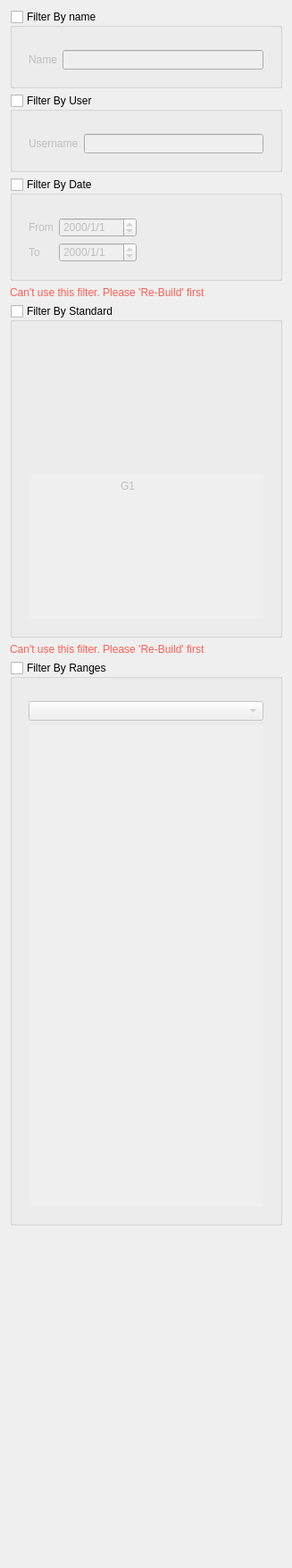
                <widget class="QWidget" name="filters_scrollAreaWidgetContents">
                 <property name="geometry">
                  <rect>
                   <x>0</x>
                   <y>0</y>
                   <width>327</width>
                   <height>1758</height>
                  </rect>
                 </property>
                 <property name="styleSheet">
                  <string notr="true">#filters_scrollAreaWidgetContents{
	background-color: #ffffff;
}</string>
                 </property>
                 <layout class="QVBoxLayout" name="verticalLayout_15">
                  <item>
                   <widget class="QGroupBox" name="reportpage_filtername_groupbox">
                    <property name="maximumSize">
                     <size>
                      <width>16777215</width>
                      <height>16777215</height>
                     </size>
                    </property>
                    <property name="title">
                     <string>Filter By name</string>
                    </property>
                    <property name="checkable">
                     <bool>true</bool>
                    </property>
                    <property name="checked">
                     <bool>false</bool>
                    </property>
                    <layout class="QVBoxLayout" name="verticalLayout_18">
                     <item>
                      <spacer name="verticalSpacer_22">
                       <property name="orientation">
                        <enum>Qt::Vertical</enum>
                       </property>
                       <property name="sizeType">
                        <enum>QSizePolicy::Maximum</enum>
                       </property>
                       <property name="sizeHint" stdset="0">
                        <size>
                         <width>20</width>
                         <height>15</height>
                        </size>
                       </property>
                      </spacer>
                     </item>
                     <item>
                      <widget class="QFrame" name="reportpage_filtername_frame">
                       <property name="maximumSize">
                        <size>
                         <width>16777215</width>
                         <height>16777215</height>
                        </size>
                       </property>
                       <layout class="QGridLayout" name="gridLayout_16">
                        <property name="topMargin">
                         <number>1</number>
                        </property>
                        <item row="0" column="0">
                         <widget class="QLabel" name="label_71">
                          <property name="text">
                           <string>Name</string>
                          </property>
                         </widget>
                        </item>
                        <item row="0" column="1">
                         <widget class="QLineEdit" name="reportpage_filtername_input"/>
                        </item>
                       </layout>
                      </widget>
                     </item>
                    </layout>
                   </widget>
                  </item>
                  <item>
                   <widget class="QGroupBox" name="reportpage_filterusername_groupbox">
                    <property name="maximumSize">
                     <size>
                      <width>16777215</width>
                      <height>16777215</height>
                     </size>
                    </property>
                    <property name="title">
                     <string>Filter By User</string>
                    </property>
                    <property name="checkable">
                     <bool>true</bool>
                    </property>
                    <property name="checked">
                     <bool>false</bool>
                    </property>
                    <layout class="QVBoxLayout" name="verticalLayout_36">
                     <item>
                      <spacer name="verticalSpacer_38">
                       <property name="orientation">
                        <enum>Qt::Vertical</enum>
                       </property>
                       <property name="sizeType">
                        <enum>QSizePolicy::Maximum</enum>
                       </property>
                       <property name="sizeHint" stdset="0">
                        <size>
                         <width>20</width>
                         <height>15</height>
                        </size>
                       </property>
                      </spacer>
                     </item>
                     <item>
                      <widget class="QFrame" name="reportpage_filterusername_frame">
                       <property name="maximumSize">
                        <size>
                         <width>16777215</width>
                         <height>16777215</height>
                        </size>
                       </property>
                       <layout class="QGridLayout" name="gridLayout_20">
                        <property name="topMargin">
                         <number>1</number>
                        </property>
                        <item row="0" column="0">
                         <widget class="QLabel" name="label_74">
                          <property name="text">
                           <string>Username</string>
                          </property>
                         </widget>
                        </item>
                        <item row="0" column="1">
                         <widget class="QLineEdit" name="reportpage_filterusername_input"/>
                        </item>
                       </layout>
                      </widget>
                     </item>
                    </layout>
                   </widget>
                  </item>
                  <item>
                   <widget class="QGroupBox" name="reportpage_filterdate_groupbox">
                    <property name="title">
                     <string>Filter By Date</string>
                    </property>
                    <property name="checkable">
                     <bool>true</bool>
                    </property>
                    <property name="checked">
                     <bool>false</bool>
                    </property>
                    <layout class="QVBoxLayout" name="verticalLayout_19">
                     <item>
                      <spacer name="verticalSpacer_25">
                       <property name="orientation">
                        <enum>Qt::Vertical</enum>
                       </property>
                       <property name="sizeType">
                        <enum>QSizePolicy::Maximum</enum>
                       </property>
                       <property name="sizeHint" stdset="0">
                        <size>
                         <width>20</width>
                         <height>15</height>
                        </size>
                       </property>
                      </spacer>
                     </item>
                     <item>
                      <widget class="QFrame" name="reportpage_filterdate_frame">
                       <layout class="QGridLayout" name="gridLayout_15">
                        <property name="topMargin">
                         <number>1</number>
                        </property>
                        <property name="rightMargin">
                         <number>1</number>
                        </property>
                        <item row="1" column="1">
                         <widget class="QDateEdit" name="reportpage_end_date_dateedit">
                          <property name="displayFormat">
                           <string>yyyy/M/d</string>
                          </property>
                         </widget>
                        </item>
                        <item row="1" column="0">
                         <widget class="QLabel" name="label_73">
                          <property name="text">
                           <string>To</string>
                          </property>
                         </widget>
                        </item>
                        <item row="0" column="0">
                         <widget class="QLabel" name="label_72">
                          <property name="text">
                           <string>From</string>
                          </property>
                         </widget>
                        </item>
                        <item row="0" column="1">
                         <widget class="QDateEdit" name="reportpage_start_date_dateedit">
                          <property name="displayFormat">
                           <string>yyyy/M/d</string>
                          </property>
                         </widget>
                        </item>
                        <item row="0" column="2">
                         <spacer name="horizontalSpacer_56">
                          <property name="orientation">
                           <enum>Qt::Horizontal</enum>
                          </property>
                          <property name="sizeHint" stdset="0">
                           <size>
                            <width>40</width>
                            <height>20</height>
                           </size>
                          </property>
                         </spacer>
                        </item>
                       </layout>
                      </widget>
                     </item>
                    </layout>
                   </widget>
                  </item>
                  <item>
                   <widget class="QLabel" name="reportpage_filterstandards_warning_lbl">
                    <property name="styleSheet">
                     <string notr="true">color: rgb(255, 95, 84);</string>
                    </property>
                    <property name="text">
                     <string>Can't use this filter. Please 'Re-Build' first</string>
                    </property>
                    <property name="wordWrap">
                     <bool>true</bool>
                    </property>
                   </widget>
                  </item>
                  <item>
                   <widget class="QGroupBox" name="reportpage_filterstandards_groupbox">
                    <property name="title">
                     <string>Filter By Standard</string>
                    </property>
                    <property name="checkable">
                     <bool>true</bool>
                    </property>
                    <property name="checked">
                     <bool>false</bool>
                    </property>
                    <layout class="QVBoxLayout" name="verticalLayout_14">
                     <item>
                      <spacer name="verticalSpacer_26">
                       <property name="orientation">
                        <enum>Qt::Vertical</enum>
                       </property>
                       <property name="sizeHint" stdset="0">
                        <size>
                         <width>20</width>
                         <height>15</height>
                        </size>
                       </property>
                      </spacer>
                     </item>
                     <item>
                      <widget class="QFrame" name="reportpage_filterstandards_frame">
                       <property name="maximumSize">
                        <size>
                         <width>16777215</width>
                         <height>16777215</height>
                        </size>
                       </property>
                       <layout class="QVBoxLayout" name="verticalLayout_20">
                        <property name="topMargin">
                         <number>1</number>
                        </property>
                        <item>
                         <widget class="QTableWidget" name="reportpage_standards_filter_table">
                          <property name="minimumSize">
                           <size>
                            <width>0</width>
                            <height>0</height>
                           </size>
                          </property>
                          <property name="maximumSize">
                           <size>
                            <width>16777215</width>
                            <height>16777215</height>
                           </size>
                          </property>
                          <property name="styleSheet">
                           <string notr="true"/>
                          </property>
                          <property name="frameShape">
                           <enum>QFrame::NoFrame</enum>
                          </property>
                          <property name="frameShadow">
                           <enum>QFrame::Sunken</enum>
                          </property>
                          <property name="lineWidth">
                           <number>0</number>
                          </property>
                          <property name="verticalScrollBarPolicy">
                           <enum>Qt::ScrollBarAlwaysOff</enum>
                          </property>
                          <property name="sizeAdjustPolicy">
                           <enum>QAbstractScrollArea::AdjustToContents</enum>
                          </property>
                          <property name="editTriggers">
                           <set>QAbstractItemView::NoEditTriggers</set>
                          </property>
                          <property name="tabKeyNavigation">
                           <bool>true</bool>
                          </property>
                          <property name="defaultDropAction">
                           <enum>Qt::IgnoreAction</enum>
                          </property>
                          <property name="alternatingRowColors">
                           <bool>false</bool>
                          </property>
                          <property name="textElideMode">
                           <enum>Qt::ElideLeft</enum>
                          </property>
                          <property name="showGrid">
                           <bool>false</bool>
                          </property>
                          <property name="rowCount">
                           <number>5</number>
                          </property>
                          <property name="columnCount">
                           <number>2</number>
                          </property>
                          <attribute name="horizontalHeaderVisible">
                           <bool>false</bool>
                          </attribute>
                          <attribute name="horizontalHeaderHighlightSections">
                           <bool>false</bool>
                          </attribute>
                          <attribute name="verticalHeaderVisible">
                           <bool>false</bool>
                          </attribute>
                          <attribute name="verticalHeaderHighlightSections">
                           <bool>false</bool>
                          </attribute>
                          <row/>
                          <row/>
                          <row/>
                          <row/>
                          <row/>
                          <column/>
                          <column/>
                          <item row="0" column="1">
                           <property name="text">
                            <string>G1</string>
                           </property>
                          </item>
                         </widget>
                        </item>
                       </layout>
                      </widget>
                     </item>
                    </layout>
                   </widget>
                  </item>
                  <item>
                   <widget class="QLabel" name="reportpage_filterranges_warning_lbl">
                    <property name="styleSheet">
                     <string notr="true">color: rgb(255, 95, 84);</string>
                    </property>
                    <property name="text">
                     <string>Can't use this filter. Please 'Re-Build' first</string>
                    </property>
                    <property name="wordWrap">
                     <bool>true</bool>
                    </property>
                   </widget>
                  </item>
                  <item>
                   <widget class="QGroupBox" name="reportpage_filterranges_groupbox">
                    <property name="title">
                     <string>Filter By Ranges</string>
                    </property>
                    <property name="checkable">
                     <bool>true</bool>
                    </property>
                    <property name="checked">
                     <bool>false</bool>
                    </property>
                    <layout class="QVBoxLayout" name="verticalLayout_45">
                     <item>
                      <spacer name="verticalSpacer_45">
                       <property name="orientation">
                        <enum>Qt::Vertical</enum>
                       </property>
                       <property name="sizeHint" stdset="0">
                        <size>
                         <width>20</width>
                         <height>15</height>
                        </size>
                       </property>
                      </spacer>
                     </item>
                     <item>
                      <widget class="QFrame" name="reportpage_filterranges_frame">
                       <property name="maximumSize">
                        <size>
                         <width>16777215</width>
                         <height>16777215</height>
                        </size>
                       </property>
                       <layout class="QVBoxLayout" name="verticalLayout_47">
                        <property name="topMargin">
                         <number>1</number>
                        </property>
                        <item>
                         <widget class="QComboBox" name="reportpage_filter_standards_combobox"/>
                        </item>
                        <item>
                         <widget class="QTableWidget" name="reportpage_standards_filter_ranges_table">
                          <property name="sizePolicy">
                           <sizepolicy hsizetype="Expanding" vsizetype="MinimumExpanding">
                            <horstretch>0</horstretch>
                            <verstretch>0</verstretch>
                           </sizepolicy>
                          </property>
                          <property name="minimumSize">
                           <size>
                            <width>0</width>
                            <height>0</height>
                           </size>
                          </property>
                          <property name="maximumSize">
                           <size>
                            <width>16777215</width>
                            <height>16777215</height>
                           </size>
                          </property>
                          <property name="styleSheet">
                           <string notr="true"/>
                          </property>
                          <property name="frameShape">
                           <enum>QFrame::NoFrame</enum>
                          </property>
                          <property name="frameShadow">
                           <enum>QFrame::Sunken</enum>
                          </property>
                          <property name="lineWidth">
                           <number>0</number>
                          </property>
                          <property name="verticalScrollBarPolicy">
                           <enum>Qt::ScrollBarAlwaysOff</enum>
                          </property>
                          <property name="sizeAdjustPolicy">
                           <enum>QAbstractScrollArea::AdjustToContents</enum>
                          </property>
                          <property name="autoScroll">
                           <bool>true</bool>
                          </property>
                          <property name="editTriggers">
                           <set>QAbstractItemView::NoEditTriggers</set>
                          </property>
                          <property name="tabKeyNavigation">
                           <bool>true</bool>
                          </property>
                          <property name="defaultDropAction">
                           <enum>Qt::IgnoreAction</enum>
                          </property>
                          <property name="alternatingRowColors">
                           <bool>false</bool>
                          </property>
                          <property name="selectionMode">
                           <enum>QAbstractItemView::NoSelection</enum>
                          </property>
                          <property name="textElideMode">
                           <enum>Qt::ElideLeft</enum>
                          </property>
                          <property name="showGrid">
                           <bool>false</bool>
                          </property>
                          <property name="rowCount">
                           <number>15</number>
                          </property>
                          <property name="columnCount">
                           <number>0</number>
                          </property>
                          <attribute name="horizontalHeaderVisible">
                           <bool>false</bool>
                          </attribute>
                          <attribute name="horizontalHeaderMinimumSectionSize">
                           <number>50</number>
                          </attribute>
                          <attribute name="horizontalHeaderHighlightSections">
                           <bool>false</bool>
                          </attribute>
                          <attribute name="verticalHeaderVisible">
                           <bool>false</bool>
                          </attribute>
                          <attribute name="verticalHeaderMinimumSectionSize">
                           <number>35</number>
                          </attribute>
                          <attribute name="verticalHeaderDefaultSectionSize">
                           <number>35</number>
                          </attribute>
                          <attribute name="verticalHeaderHighlightSections">
                           <bool>false</bool>
                          </attribute>
                          <row/>
                          <row/>
                          <row/>
                          <row/>
                          <row/>
                          <row/>
                          <row/>
                          <row/>
                          <row/>
                          <row/>
                          <row/>
                          <row/>
                          <row/>
                          <row/>
                          <row/>
                         </widget>
                        </item>
                       </layout>
                      </widget>
                     </item>
                    </layout>
                   </widget>
                  </item>
                  <item>
                   <spacer name="verticalSpacer_24">
                    <property name="orientation">
                     <enum>Qt::Vertical</enum>
                    </property>
                    <property name="sizeHint" stdset="0">
                     <size>
                      <width>20</width>
                      <height>40</height>
                     </size>
                    </property>
                   </spacer>
                  </item>
                 </layout>
                </widget>
